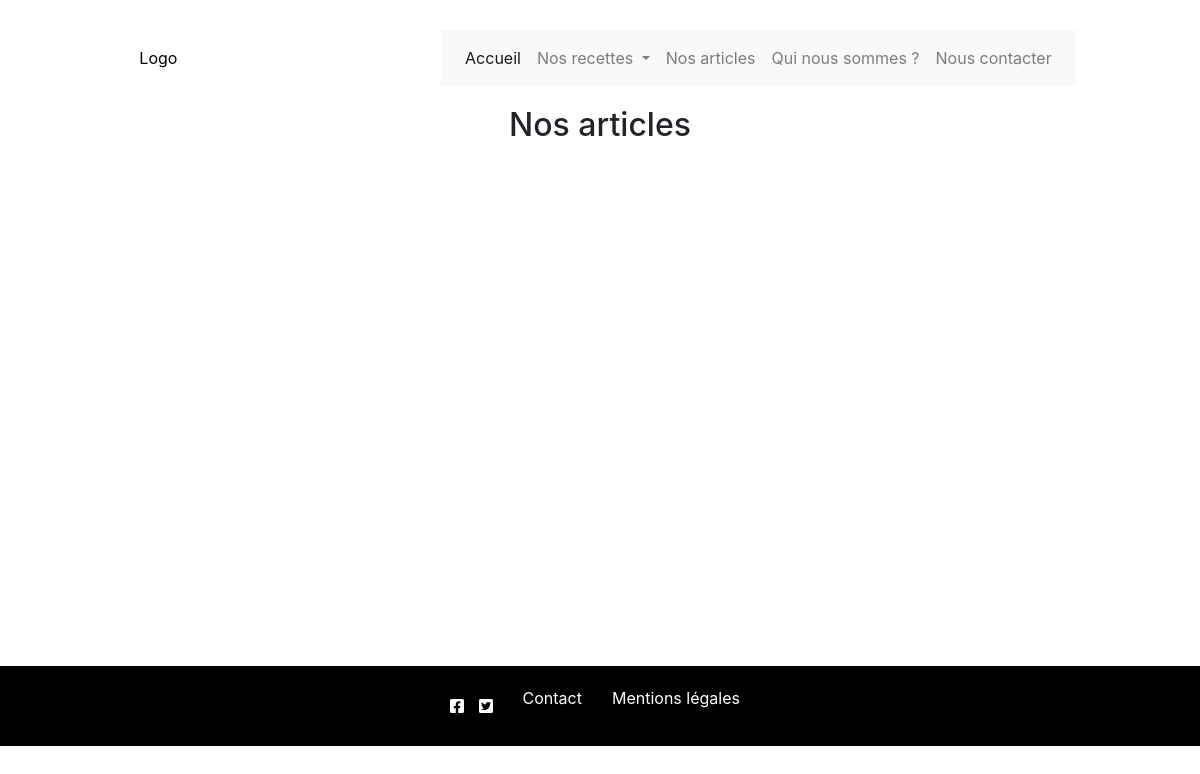
/front/nosarticles.php, run on an earlier commit of the app's database.
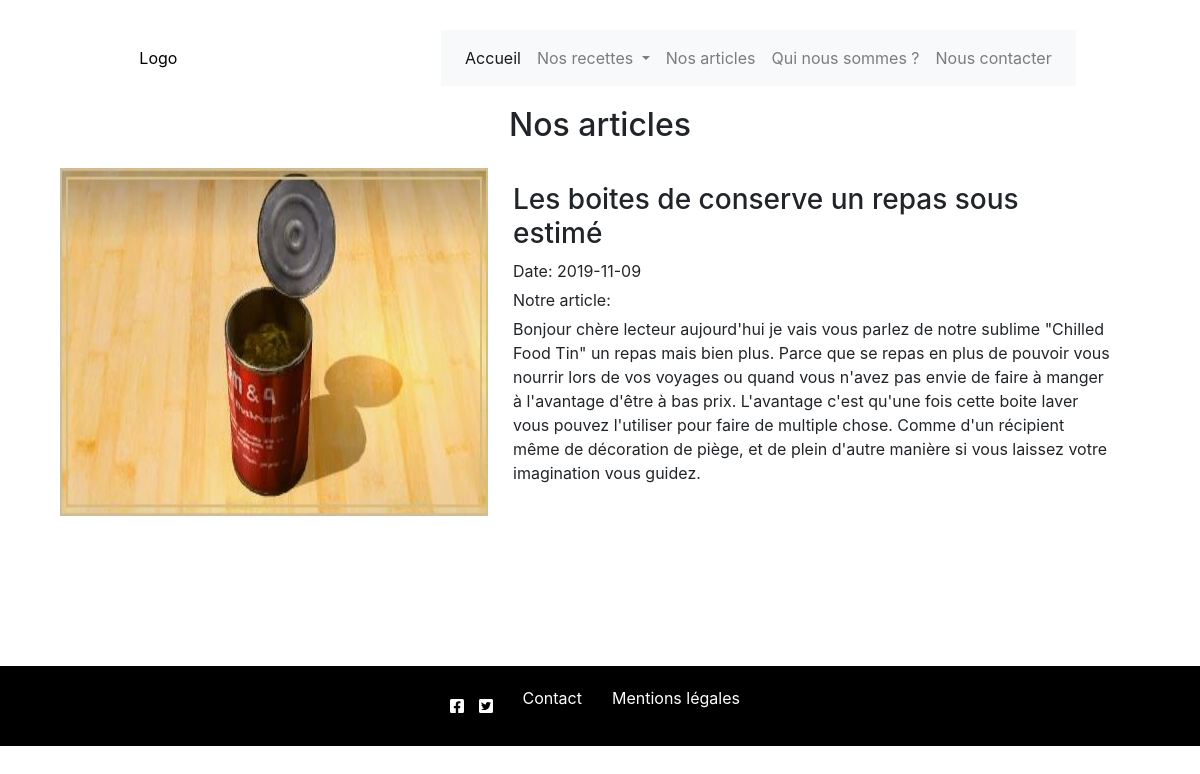
And on a later commit of the database.
### tables this page shows
CREATE TABLE IF NOT EXISTS `article` (
  `idArticle` int(4) NOT NULL AUTO_INCREMENT,
  `titreArticle` varchar(50) DEFAULT NULL,
  `contenuArticle` varchar(500) DEFAULT NULL,
  `dateArticle` date DEFAULT NULL,
  `idMembre` int(4) NOT NULL,
  `idRecette` int(4) NOT NULL,
  PRIMARY KEY (`idArticle`),
  KEY `fkMembre` (`idMembre`),
  KEY `fkRecetteArticle` (`idRecette`)
);

### front/nosarticles.php (the view, shortened to what this page needs)
<section id="pageArticle">
  <h2>Nos articles</h2>
<?php
  $base = connect();
  $requete= $base->query("SELECT * FROM article ORDER BY dateArticle DESC");
  while($ligne= $requete->fetch(PDO::FETCH_OBJ)){
    $image = $base->query("SELECT urlImage FROM image, recette WHERE recette.idImage = image.idImage AND idRecette = '".$ligne->idRecette."'")->fetch(PDO::FETCH_OBJ);
    $thumbnail = '<article class="miniArticle">';
    $image->urlImage = str_replace("_p", "_g", $image->urlImage);
    $thumbnail .= '<img src="'.$image->urlImage.'" alt="'.$ligne->titreArticle.'">';
    $thumbnail .= '<div><h3>'.$ligne->titreArticle.'</h3>';
    $thumbnail .= '<ul><li>Date: '.$ligne->dateArticle.'</li>';
    $thumbnail .= '<li>Notre article: </li>';
    $thumbnail .= '<li>'.$ligne->contenuArticle.'</li></ul>';
    $thumbnail .= '</div></article>';
    echo $thumbnail;
  }
?>
</section>

What changed in the data, as far as the page shows it:
added article: titreArticle "Les boites de conserve un repas sous estimé", dateArticle "2019-11-09", contenuArticle "Bonjour chère lecteur aujourd'hui je vais vous parlez de notre sublime \"Chilled Food Tin\" un repas mais bien plus. Parce que se repas en plus de pouvoir vous nourrir lors de vos voyages ou quand vous n'avez pas envie de faire à manger à l'avantage d'être à bas prix. L'avantage c'est qu'une fois cette boite laver vous pouvez l'utiliser pour faire de multiple chose. Comme d'un récipient même de décoration de piège, et de plein d'autre manière si vous laissez votre imagination vous guidez."
